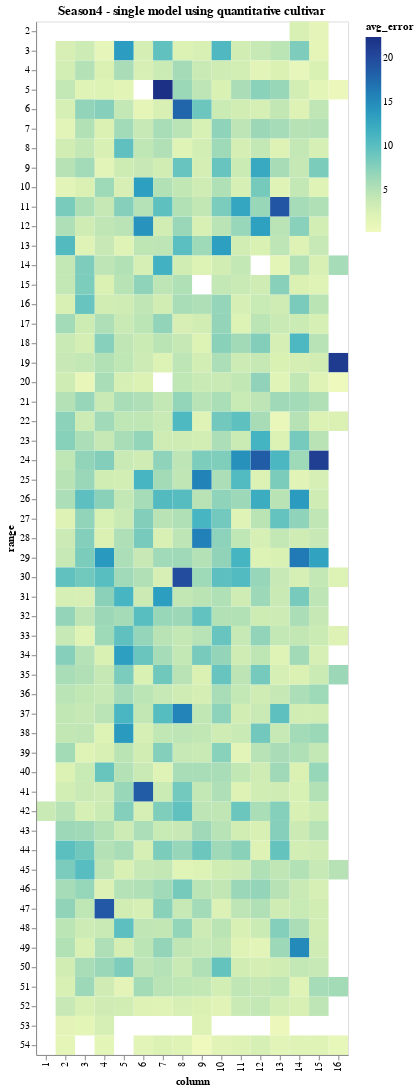

The code cell stored with this chart in its notebook:
### Code cell
import altair as alt
alt.Chart(plotdf,title='Season4 - single model using quantitative cultivar').mark_rect().encode(
    x='column:O',
    y='range:O',
    color='avg_error',
    tooltip=[
        alt.Tooltip('cultivar:Q', title='Cultivar'),
        alt.Tooltip('avg_error:Q', title='Avg Err %'),
        alt.Tooltip('range:O',title='range'),
        alt.Tooltip('column:O',title='column')
    ]
)

### Figure 1 — Vega-Lite specification as saved in the notebook (floating-point values rounded to 4 significant figures; data arrays with more than 128 entries replaced by an {"elided": "..."} marker saying what was removed)
{"config": {"view": {"continuousWidth": 400, "continuousHeight": 300}}, "data": {"name": "data-c599a0e435a10eae87833ff9e3c76a99"}, "mark": "rect", "encoding": {"color": {"type": "quantitative", "field": "avg_error"}, "tooltip": [{"type": "quantitative", "field": "cultivar", "title": "Cultivar"}, {"type": "quantitative", "field": "avg_error", "title": "Avg Err %"}, {"type": "ordinal", "field": "range", "title": "range"}, {"type": "ordinal", "field": "column", "title": "column"}], "x": {"type": "ordinal", "field": "column"}, "y": {"type": "ordinal", "field": "range"}}, "title": "Season4 - single model using quantitative cultivar", "$schema": "https://vega.github.io/schema/vega-lite/v4.8.1.json", "datasets": {"data-c599a0e435a10eae87833ff9e3c76a99": {"elided": "727 records"}}}
